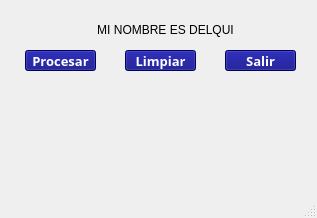
<?xml version="1.0" encoding="UTF-8"?>
<ui version="4.0">
 <class>MainWindow</class>
 <widget class="QMainWindow" name="MainWindow">
  <property name="geometry">
   <rect>
    <x>0</x>
    <y>0</y>
    <width>317</width>
    <height>218</height>
   </rect>
  </property>
  <property name="windowTitle">
   <string>MainWindow</string>
  </property>
  <widget class="QWidget" name="centralwidget">
   <widget class="QLabel" name="lblTexto">
    <property name="geometry">
     <rect>
      <x>40</x>
      <y>20</y>
      <width>251</width>
      <height>20</height>
     </rect>
    </property>
    <property name="text">
     <string>MI NOMBRE ES DELQUI</string>
    </property>
    <property name="alignment">
     <set>Qt::AlignCenter</set>
    </property>
   </widget>
   <widget class="QPushButton" name="btnProcesar">
    <property name="geometry">
     <rect>
      <x>25</x>
      <y>50</y>
      <width>71</width>
      <height>21</height>
     </rect>
    </property>
    <property name="font">
     <font>
      <family>Arial Black</family>
      <pointsize>10</pointsize>
      <weight>75</weight>
      <bold>true</bold>
     </font>
    </property>
    <property name="styleSheet">
     <string notr="true">background-color: rgb(0, 0, 127);
color: rgb(255, 255, 255);
</string>
    </property>
    <property name="text">
     <string>Procesar</string>
    </property>
   </widget>
   <widget class="QPushButton" name="btnLimpiar">
    <property name="geometry">
     <rect>
      <x>125</x>
      <y>50</y>
      <width>71</width>
      <height>21</height>
     </rect>
    </property>
    <property name="font">
     <font>
      <family>Arial Black</family>
      <pointsize>10</pointsize>
      <weight>75</weight>
      <bold>true</bold>
     </font>
    </property>
    <property name="styleSheet">
     <string notr="true">background-color: rgb(0, 0, 127);
color: rgb(255, 255, 255);</string>
    </property>
    <property name="text">
     <string>Limpiar</string>
    </property>
   </widget>
   <widget class="QPushButton" name="btnSalir">
    <property name="geometry">
     <rect>
      <x>225</x>
      <y>50</y>
      <width>71</width>
      <height>21</height>
     </rect>
    </property>
    <property name="font">
     <font>
      <family>Arial Black</family>
      <pointsize>10</pointsize>
      <weight>75</weight>
      <bold>true</bold>
     </font>
    </property>
    <property name="styleSheet">
     <string notr="true">background-color: rgb(0, 0, 127);
color: rgb(255, 255, 255);</string>
    </property>
    <property name="text">
     <string>Salir</string>
    </property>
   </widget>
   <widget class="QLabel" name="label_2">
    <property name="geometry">
     <rect>
      <x>130</x>
      <y>100</y>
      <width>81</width>
      <height>71</height>
     </rect>
    </property>
    <property name="text">
     <string/>
    </property>
    <property name="pixmap">
     <pixmap>descarga.png</pixmap>
    </property>
    <property name="scaledContents">
     <bool>true</bool>
    </property>
   </widget>
  </widget>
  <widget class="QMenuBar" name="menubar">
   <property name="geometry">
    <rect>
     <x>0</x>
     <y>0</y>
     <width>317</width>
     <height>18</height>
    </rect>
   </property>
  </widget>
  <widget class="QStatusBar" name="statusbar"/>
 </widget>
 <resources/>
 <connections/>
</ui>
